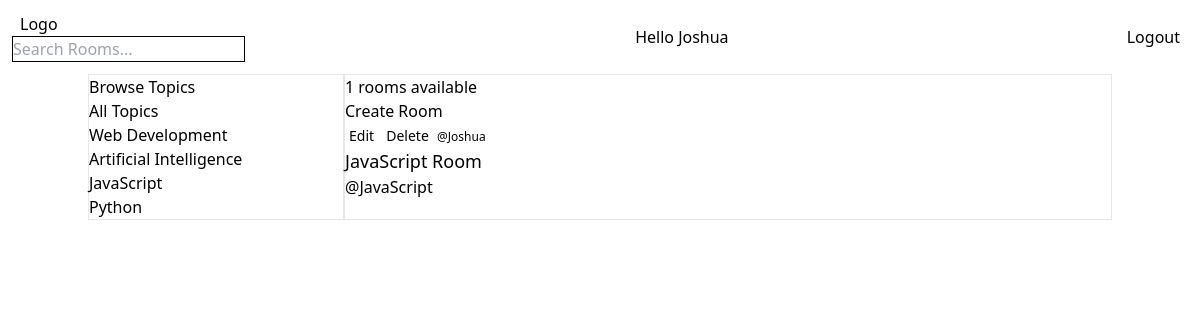
The page /?q=JavaScript (signed in) on the database its author committed.
### base/models.py (models this page shows, shortened)
class Topic(models.Model):
    name = models.CharField(max_length=255)

class Room(models.Model):
    host = models.ForeignKey(User, on_delete=models.SET_NULL, null=True)
    topic = models.ForeignKey(Topic, on_delete=models.SET_NULL, null=True)
    name = models.CharField(max_length=255)
    description = models.TextField(null=True, blank=True)
    participant = models.ManyToManyField(User, related_name='participants', blank=True)
    updated = models.DateTimeField(auto_now=True)
    created = models.DateTimeField(auto_now_add=True)
    class Meta:
        ordering = ['-updated', 'created']

### base/views.py (the view)
# urls.py: path('', views.home, name='home'),
def home(request):
    q = request.GET.get('q') if request.GET.get('q') != None else ''
    rooms = Room.objects.filter(
        Q(topic__name__icontains=q) |
        Q(name__icontains=q) |
        Q(description__icontains=q)
        )  # topic is part of the Room model.  name is the child of topic
    room_count = rooms.count()
    topics = Topic.objects.all()
    context = {'rooms': rooms, 'topics': topics, 'room_count': room_count}
    return render(request, 'base/home.html', context)

### base/templates/base/home.html
{% extends "main.html" %} {% block title %}Home{% endblock title %}
{% block content %}
<div class="container mx-auto grid grid-cols-12">
  <div class='col-span-3 border flex flex-col'>
    <h3>Browse Topics</h3>
    <a href="{% url 'home' %}">All Topics</a>
    {% for topic in topics %}
    <a href="{% url 'home' %}?q={{ topic.name }}">{{ topic.name }}</a>
    {% endfor %}
  </div>
  <div class='col-span-9 border'>
    <h5>{{ room_count }} rooms available</h5><a href="{% url 'create-room' %}">Create Room</a>
    <div>
      {% for room in rooms %}
      <div class="mb-5">
        {% if request.user == room.host %}
        <a class="text-sm p-1 hover:text-white hover:bg-black rounded-md" href="{% url 'update-room' room.id %}">Edit</a>
        <a class="text-sm p-1 hover:text-white hover:bg-black rounded-md" href="{% url 'delete-room' room.id %}">Delete</a>
        {% endif %}
        <span class="capitalize font-medium text-xs">@{{ room.host }}</span>
        <p class="font-medium text-lg">
          <a href="{% url 'room' room.id %}">{{ room.name }}</a>
        </p>
        <span>@{{ room.topic.name }}</span>
      </div>
      {% endfor %}
    </div>
  </div>
</div>
{% endblock content %}

### templates/navbar.html
<nav class="flex items-center justify-between p-3">
  {% if request.user.is_authenticated %}
  <div>
    <a href="{% url 'home' %}"  class="[&.active]:font-bold hover:bg-black hover:text-white p-2"  >Logo</a>
    <form method='GET' action="{% url 'home' %}">
      <input placeholder="Search Rooms..." name="q" class="border border-black" />
    </form>
  </div>
  <h1> Hello <span class="capitalize">{{request.user}}</span> </h1>
  {% endif %}
  {% if request.user.is_authenticated %}
  <a href="{% url 'logout' %}"  class="[&.active]:font-bold hover:bg-black hover:text-white p-2"  >Logout</a>
  {% else %}
  <a href="{% url 'login' %}"  class="[&.active]:font-bold hover:bg-black hover:text-white p-2"  >Login</a>
  {% endif %}
</nav>

### rows shown on the page
Topic: name "Web Development"
Topic: name "Artificial Intelligence"
Topic: name "JavaScript"
Topic: name "Python"
Room: shows "Edit", host "Joshua", name "JavaScript Room", topic.name "JavaScript"

### other values the page prints
{{ request.user }} "Joshua"
{{ room_count }} "1"
